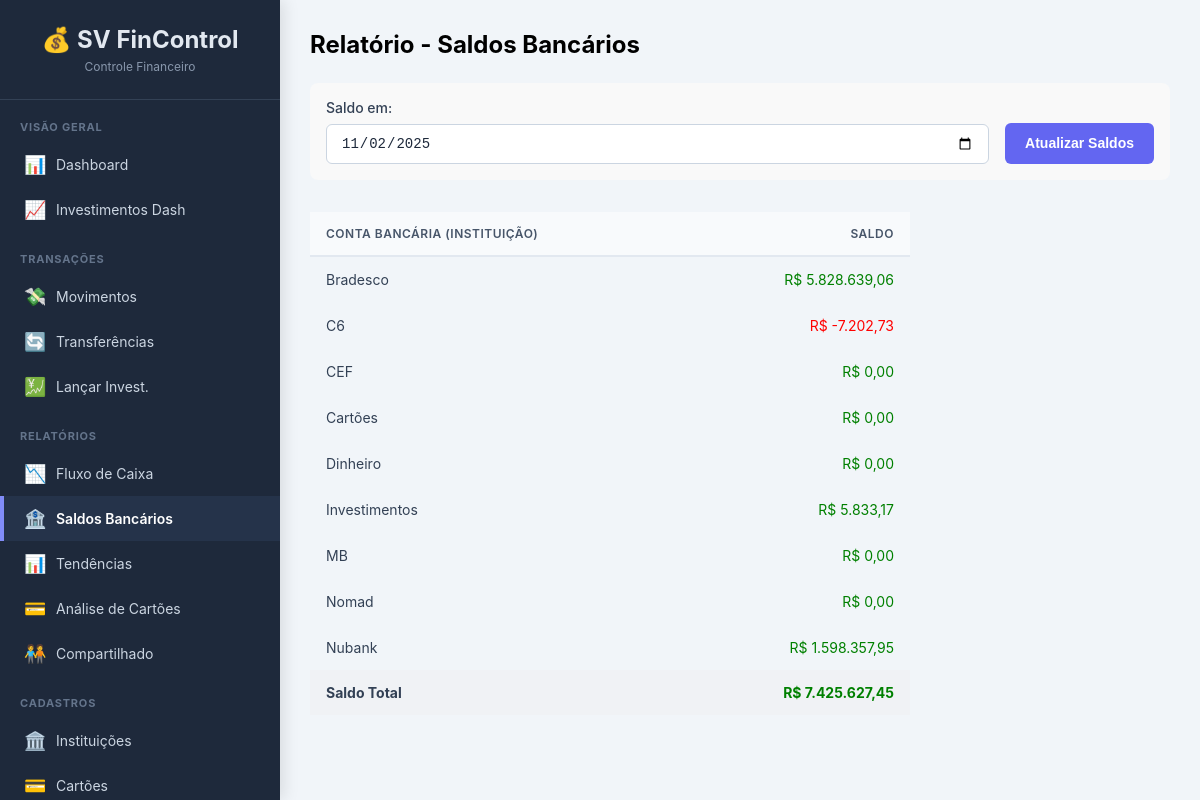
The app's page /relatorio/saldos with its own data.
### tables this page shows
CREATE TABLE instituicoes (
        id INTEGER PRIMARY KEY AUTOINCREMENT,
        descricao TEXT NOT NULL UNIQUE
    );

### app.py (the view)
@app.route('/relatorio/saldos')
def relatorio_saldos():
    conn = get_db_connection()
    data_saldo_str = request.args.get('data_saldo', date.today().strftime('%Y-%m-%d'))
    try:
        data_saldo = datetime.strptime(data_saldo_str, '%Y-%m-%d').date()
    except ValueError:
        flash("Data inválida.", 'error')
        data_saldo = date.today()
        data_saldo_str = data_saldo.strftime('%Y-%m-%d')
    sql = '''
        SELECT i.descricao AS instituicao,
               (
                   -- Saldo dos movimentos (receitas e despesas normais)
                   COALESCE(SUM(CASE WHEN m.status = 'Efetivado'
                                     AND m.cartao_id IS NULL
                                     AND m.data_efetivacao IS NOT NULL
                                     AND date(m.data_efetivacao) <= ?
                                THEN m.valor ELSE 0 END), 0)
                   +
                   -- Transferências RECEBIDAS (entradas)
                   COALESCE(SUM(CASE WHEN t.status = 'Efetivado'
                                     AND t.conta_destino_id = i.id
                                     AND t.data_efetivacao IS NOT NULL
                                     AND date(t.data_efetivacao) <= ?
                                THEN t.valor ELSE 0 END), 0)
                   -
                   -- Transferências ENVIADAS (saídas)
                   COALESCE(SUM(CASE WHEN t.status = 'Efetivado'
                                     AND t.conta_origem_id = i.id
                                     AND t.data_efetivacao IS NOT NULL
                                     AND date(t.data_efetivacao) <= ?
                                THEN t.valor ELSE 0 END), 0)
               ) AS saldo
        FROM instituicoes i
        LEFT JOIN movimentos m ON m.instituicao_id = i.id
        LEFT JOIN transferencias t ON (t.conta_origem_id = i.id OR t.conta_destino_id = i.id)
        GROUP BY i.descricao, i.id
        ORDER BY i.descricao
    '''
    params = [data_saldo_str, data_saldo_str, data_saldo_str]
    saldos_list = []
    saldo_total = 0.0
    try:
        saldos_calculados = conn.execute(sql, params).fetchall()
        conn.close()
        for saldo_row in saldos_calculados:
            saldo = saldo_row['saldo']
            saldos_list.append({
                'instituicao': saldo_row['instituicao'],
                'saldo': saldo
            })
            saldo_total += saldo
    except Exception as e:
        if conn:
            conn.close()
        flash(f"Erro ao calcular saldos: {e}", "error")
        saldos_list = []
        saldo_total = 0.0
    return render_template('relatorio_saldos.html',
                           saldos=saldos_list,
                           data_saldo=data_saldo_str,
                           saldo_total=saldo_total)

### app.py (called while the page is built)
def format_brl(value):
    if pd.isna(value) or value == 0:
         return "R$ 0,00"
    try:
         float_value = float(value)
         if float_value == 0.0 and math.copysign(1.0, float_value) == -1.0:
             return "R$ 0,00"
         return f"R$ {float_value:,.2f}".replace(",", "X").replace(".", ",").replace("X", ".")
    except (ValueError, TypeError):
         return "Valor Inválido"

def get_db_connection():
    conn = sqlite3.connect(DATABASE, detect_types=sqlite3.PARSE_DECLTYPES | sqlite3.PARSE_COLNAMES)
    conn.execute("PRAGMA foreign_keys = ON;")
    conn.execute("PRAGMA journal_mode=WAL")
    conn.row_factory = sqlite3.Row
    return conn

### templates/relatorio_saldos.html (shortened to what this page needs)
{% extends "base.html" %}
{% block content %}
    <h2>Relatório - Saldos Bancários</h2>
    <form method="GET" action="{{ url_for('relatorio_saldos') }}" style="margin: 1.5rem 0; background-color: #f9f9f9; padding: 1rem; border-radius: 8px;">
        <div style="display: flex; gap: 1rem; align-items: flex-end;">
            <div class="form-group" style="margin-bottom: 0; flex-grow: 1;">
                <label for="data_saldo">Saldo em:</label>
                <input type="date" name="data_saldo" value="{{ data_saldo }}">
            </div>
            <button type="submit" class="btn btn-primary">Atualizar Saldos</button>
        </div>
    </form>
    {% if saldos %}
    <table class="table table-bordered table-hover table-sm" style="margin-top: 2rem; max-width: 600px;">
        <thead>
            <tr>
                <th>Conta Bancária (Instituição)</th>
                <th style="text-align: right;">Saldo</th>
            </tr>
        </thead>
        <tbody>
            {% for saldo in saldos %}
            <tr>
                <td>{{ saldo.instituicao }}</td>
                <td style="text-align: right; color: {% if saldo.saldo >= 0 %}green{% else %}red{% endif %};">
                    {{ format_brl(saldo.saldo) }}
                </td>
            </tr>
            {% endfor %}
        </tbody>
        <tfoot>
            <tr style="background-color: #f0f2f5; font-weight: bold;">
                <td>Saldo Total</td>
                <td style="text-align: right; color: {% if saldo_total >= 0 %}green{% else %}red{% endif %};">
                    {{ format_brl(saldo_total) }}
                </td>
            </tr>
        </tfoot>
    </table>
    {% endif %}
{% endblock %}

### templates/base.html (style rules this page uses)
* { margin: 0; padding: 0; box-sizing: border-box; }
body { font-family: -apple-system, BlinkMacSystemFont, "Segoe UI", Roboto, "Helvetica Neue", Arial, sans-serif; background-color: #f1f5f9; min-height: 100vh; display: flex; }
table { width: 100%; border-collapse: collapse; }
thead { background: #f8fafc; }
th { padding: 14px 16px; text-align: left; font-size: 12px; font-weight: 600; color: #475569; text-transform: uppercase; letter-spacing: 0.5px; border-bottom: 2px solid #e2e8f0; white-space: nowrap; }
td { padding: 14px 16px; border-bottom: 1px solid #f1f5f9; color: #334155; font-size: 14px; }
tbody tr:last-child td { border-bottom: none; }
.form-group { margin-bottom: 20px; }
.form-group label { display: block; margin-bottom: 8px; font-weight: 500; font-size: 14px; color: #334155; }
.form-group input, .form-group select, .form-group textarea { width: 100%; padding: 10px 14px; border: 1px solid #cbd5e1; border-radius: 6px; font-size: 14px; transition: border-color 0.2s, box-shadow 0.2s; background: white; color: #1e293b; }
.btn { padding: 10px 20px; border: none; border-radius: 6px; cursor: pointer; font-size: 14px; font-weight: 600; transition: all 0.2s ease-in-out; display: inline-flex; align-items: center; gap: 8px; text-decoration: none; line-height: 1.5; }
.btn-primary { background-color: #6366f1; color: white; }

### records on screen
instituicoes: instituicao "Bradesco", saldo "R$ 5.828.639,06"
instituicoes: instituicao "C6", saldo "R$ -7.202,73"
instituicoes: instituicao "CEF", saldo "R$ 0,00"
instituicoes: instituicao "Cartões", saldo "R$ 0,00"
instituicoes: instituicao "Dinheiro", saldo "R$ 0,00"
instituicoes: instituicao "Investimentos", saldo "R$ 5.833,17"
instituicoes: instituicao "MB", saldo "R$ 0,00"
instituicoes: instituicao "Nomad", saldo "R$ 0,00"
instituicoes: instituicao "Nubank", saldo "R$ 1.598.357,95"
